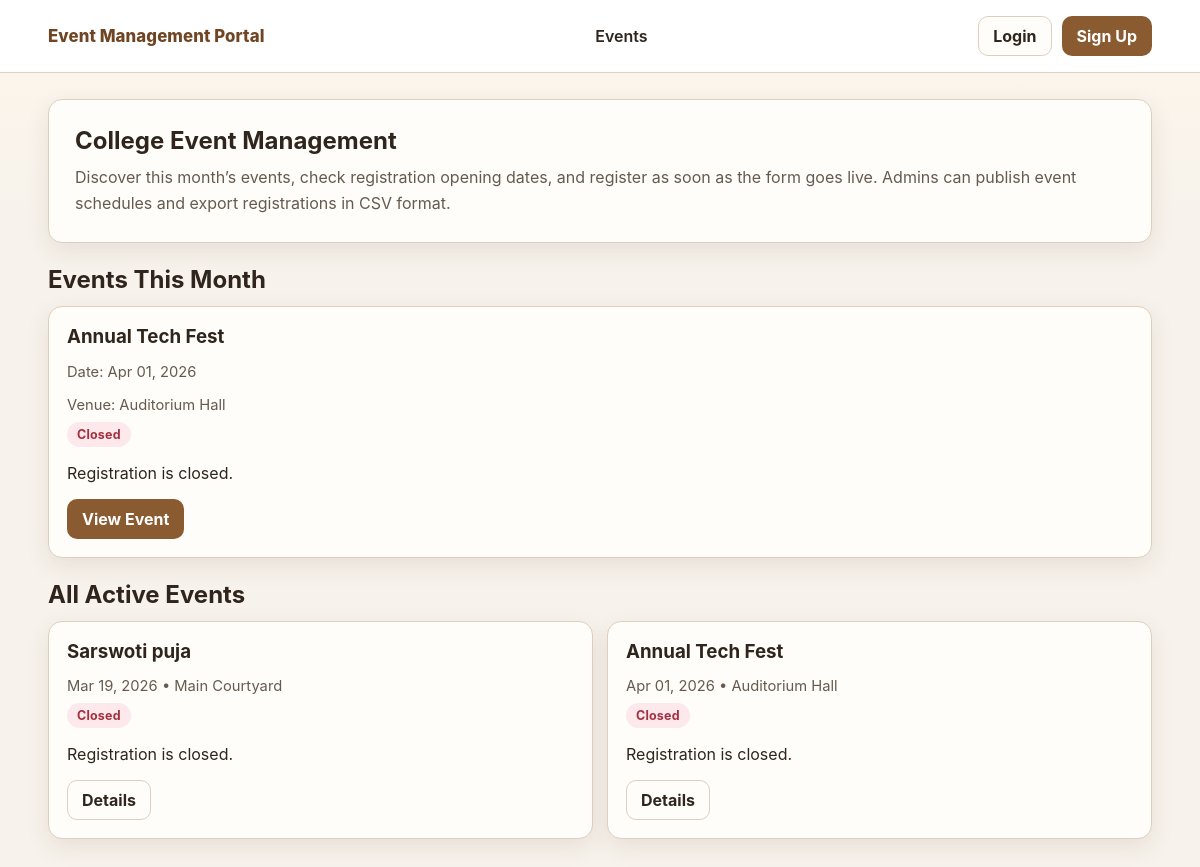
The page / on the database its author committed.
### tables this page shows
CREATE TABLE IF NOT EXISTS events (
    id INT UNSIGNED AUTO_INCREMENT PRIMARY KEY,
    title VARCHAR(180) NOT NULL,
    description TEXT NULL,
    venue VARCHAR(180) NOT NULL,
    event_date DATE NOT NULL,
    registration_open_at DATETIME NOT NULL,
    registration_close_at DATETIME NULL,
    is_active TINYINT(1) NOT NULL DEFAULT 1,
    created_by INT UNSIGNED NOT NULL,
    created_at TIMESTAMP NOT NULL DEFAULT CURRENT_TIMESTAMP,
    updated_at TIMESTAMP NOT NULL DEFAULT CURRENT_TIMESTAMP ON UPDATE CURRENT_TIMESTAMP,
    CONSTRAINT fk_events_created_by FOREIGN KEY (created_by) REFERENCES users(id) ON DELETE RESTRICT,
    INDEX idx_events_date (event_date),
    INDEX idx_events_open_at (registration_open_at)
);

### app/database.php (called while the page is built)
<?php
function db()
{
    static $pdo = null;
    if ($pdo instanceof PDO) {
        return $pdo;
    }
    $dsn = sprintf(
        'mysql:host=%s;port=%s;dbname=%s;charset=%s',
        config('db.host'),
        config('db.port'),
        config('db.name'),
        config('db.charset', 'utf8mb4')
    );
    try {
        $pdo = new PDO($dsn, config('db.user'), config('db.pass'), [
            PDO::ATTR_ERRMODE => PDO::ERRMODE_EXCEPTION,
            PDO::ATTR_DEFAULT_FETCH_MODE => PDO::FETCH_ASSOC,
            PDO::ATTR_EMULATE_PREPARES => false,
        ]);
    } catch (PDOException $exception) {
        http_response_code(500);
        echo '<h1>Database connection failed</h1>';
        echo '<p>Please verify your MySQL credentials in <code>app/config.php</code> or environment variables.</p>';
        exit;
    }
    $pdo->exec("SET time_zone = '+00:00'");
    return $pdo;
}

### app/events.php (called while the page is built, shortened)
<?php
function app_timezone()
{
    static $timezone = null;
    if (!$timezone) {
        $timezone = new DateTimeZone(config('app.timezone', 'Asia/Kathmandu'));
    }
    return $timezone;
}
function db_timezone()
{
    static $timezone = null;
    if (!$timezone) {
        $timezone = new DateTimeZone(config('app.db_timezone', 'UTC'));
    }
    return $timezone;
}
function parse_utc_datetime($value)
{
    $parsed = DateTimeImmutable::createFromFormat('Y-m-d H:i:s', (string) $value, db_timezone());
    if ($parsed instanceof DateTimeImmutable) {
        return $parsed;
    }
}
function format_event_date($eventDate, $format = 'M d, Y')
{
    $date = DateTimeImmutable::createFromFormat('Y-m-d', (string) $eventDate, app_timezone());
    return $date->format($format);
}
function registration_state($event)
{
    $openAt = parse_utc_datetime(isset($event['registration_open_at']) ? $event['registration_open_at'] : null);
    $closeAt = parse_utc_datetime(isset($event['registration_close_at']) ? $event['registration_close_at'] : null);
    $now = new DateTimeImmutable('now', db_timezone());
    if ($closeAt && $now > $closeAt) {
        return 'closed';
    }
    return 'open';
}
function registration_status_message($event)
{
    $state = registration_state($event);
    return 'Registration is closed.';
}
function events_has_is_active_column()
{
    static $hasColumn = null;
    try {
        $statement = db()->query("SELECT COUNT(*) FROM information_schema.COLUMNS
            WHERE TABLE_SCHEMA = DATABASE()
              AND TABLE_NAME = 'events'
              AND COLUMN_NAME = 'is_active'");
        $hasColumn = ((int) $statement->fetchColumn()) > 0;
    } catch (PDOException $exception) {
        $hasColumn = false;
    }
    return $hasColumn;
}
function fetch_active_events()
{
    $sql = 'SELECT e.*, u.name AS created_by_name
        FROM events e
        LEFT JOIN users u ON u.id = e.created_by';
    if (events_has_is_active_column()) {
        $sql .= ' WHERE e.is_active = 1';
    }
    $sql .= ' ORDER BY e.event_date ASC, e.registration_open_at ASC';
    $statement = db()->query($sql);
    return $statement->fetchAll();
}
function filter_current_month_events($events)
{
    $monthKey = (new DateTimeImmutable('now', app_timezone()))->format('Y-m');
    return array_values(array_filter($events, function ($event) use ($monthKey) {
        return isset($event['event_date']) && strpos((string) $event['event_date'], $monthKey) === 0;
    }));
}

### app/helpers.php (called while the page is built, shortened)
<?php
function config($key, $default = null)
{
    $segments = explode('.', (string) $key);
    $value = isset($GLOBALS['config']) ? $GLOBALS['config'] : [];
    foreach ($segments as $segment) {
        $value = $value[$segment];
    }
    return $value;
}
function base_url($path = '')
{
    static $basePath = null;
    if ($basePath === null) {
        $configured = getenv('APP_BASE_URL');
        if (is_string($configured) && trim($configured) !== '') {
            $basePath = '/' . trim($configured, '/');
            if ($basePath === '/') {
                $basePath = '';
            }
        } else {
            $documentRoot = isset($_SERVER['DOCUMENT_ROOT']) ? realpath($_SERVER['DOCUMENT_ROOT']) : false;
            $projectRoot = defined('PROJECT_ROOT') ? realpath(PROJECT_ROOT) : false;
            if ($documentRoot && $projectRoot && strpos($projectRoot, $documentRoot) === 0) {
                $relative = substr($projectRoot, strlen($documentRoot));
                $relative = str_replace('\\', '/', $relative);
                $basePath = rtrim($relative, '/');
            } else {
                $basePath = '';
            }
        }
    }
    $trimmedPath = ltrim((string) $path, '/');
    return ($basePath === '' ? '' : $basePath) . '/' . $trimmedPath;
}
function e($value)
{
    return htmlspecialchars((string) $value, ENT_QUOTES, 'UTF-8');
}

### index.php (the view, shortened to what this page needs)
<?php
$events = fetch_active_events();
$thisMonthEvents = filter_current_month_events($events);
require __DIR__ . '/templates/header.php';
?>
<section class="hero">
    <h1>College Event Management</h1>
    <p>
        Discover this month’s events, check registration opening dates, and register as soon as the form goes live.
        Admins can publish event schedules and export registrations in CSV format.
    </p>
</section>
<section>
    <h2 class="section-title">Events This Month</h2>
    <?php if (empty($thisMonthEvents)): ?>
        <div class="empty-state">No events are scheduled for this month yet. Please check back soon.</div>
    <?php else: ?>
        <div class="grid">
            <?php foreach ($thisMonthEvents as $event): ?>
                <?php $state = registration_state($event); ?>
                <article class="card">
                    <h3><?php echo e($event['title']); ?></h3>
                    <p class="meta">Date: <?php echo e(format_event_date($event['event_date'])); ?></p>
                    <p class="meta">Venue: <?php echo e($event['venue']); ?></p>
                    <span class="badge badge-<?php echo e($state); ?>"><?php echo e(ucfirst($state)); ?></span>
                    <p><?php echo e(registration_status_message($event)); ?></p>
                    <a class="btn btn-primary" href="<?php echo e(base_url('event.php?id=' . (int) $event['id'])); ?>">View Event</a>
                </article>
            <?php endforeach; ?>
        </div>
    <?php endif; ?>
</section>
<section>
    <h2 class="section-title">All Active Events</h2>
    <?php if (empty($events)): ?>
        <div class="empty-state">No active events are available right now.</div>
    <?php else: ?>
        <div class="grid">
            <?php foreach ($events as $event): ?>
                <?php $state = registration_state($event); ?>
                <article class="card">
                    <h3><?php echo e($event['title']); ?></h3>
                    <p class="meta"><?php echo e(format_event_date($event['event_date'])); ?> • <?php echo e($event['venue']); ?></p>
                    <span class="badge badge-<?php echo e($state); ?>"><?php echo e(ucfirst($state)); ?></span>
                    <p><?php echo e(registration_status_message($event)); ?></p>
                    <a class="btn btn-outline" href="<?php echo e(base_url('event.php?id=' . (int) $event['id'])); ?>">Details</a>
                </article>
            <?php endforeach; ?>
        </div>
    <?php endif; ?>
</section>
<?php require __DIR__ . '/templates/footer.php'; ?>

### public/css/styles.css (style rules this page uses)
:root { --bg: #f7f2eb; --surface: #fffdf9; --surface-muted: #f6efe6; --border: #decfbe; --text: #2f251d; --muted: #665a4f; --primary: #8a5a30; --primary-dark: #6f4523; --success: #1f6f42; --warning: #915514; --danger: #a2303f; --info: #6b4f95; --radius: 14px; --shadow: 0 8px 24px rgba(70, 42, 18, 0.09); }
* { box-sizing: border-box; }
body { margin: 0; font-family: "Inter", "Segoe UI", Roboto, Helvetica, Arial, sans-serif; color: var(--text); background: linear-gradient(180deg, #fdf6ec 0%, var(--bg) 220px); }
a { color: var(--primary); text-decoration: none; }
.hero { background: var(--surface); border: 1px solid var(--border); border-radius: var(--radius); box-shadow: var(--shadow); padding: 26px; margin-bottom: 20px; }
.hero h1 { margin-top: 0; margin-bottom: 10px; }
.hero p { margin: 0; color: var(--muted); line-height: 1.6; }
.section-title { margin: 22px 0 12px; }
.grid { display: grid; grid-template-columns: repeat(auto-fit, minmax(260px, 1fr)); gap: 14px; }
.card { background: var(--surface); border: 1px solid var(--border); border-radius: var(--radius); box-shadow: var(--shadow); padding: 18px; }
.card h3, .card h2 { margin-top: 0; margin-bottom: 10px; }
.meta { color: var(--muted); font-size: 0.92rem; margin-bottom: 8px; }
.badge { display: inline-block; padding: 5px 10px; border-radius: 999px; font-size: 0.78rem; font-weight: 700; letter-spacing: 0.2px; }
.badge-closed { background: #fde8ec; color: var(--danger); }
.btn { display: inline-flex; align-items: center; justify-content: center; border-radius: 10px; border: 1px solid transparent; font-weight: 700; padding: 9px 14px; transition: 0.2s ease; cursor: pointer; text-decoration: none; }
.btn-primary { background: var(--primary); color: #fff; }
.btn-outline { border-color: var(--border); color: var(--text); background: var(--surface); }

### rows shown on the page
events: title "Annual Tech Fest", event_date "Apr 01, 2026", venue "Auditorium Hall", registration_close_at "Closed", event "Registration is closed."
events: title "Sarswoti puja", event_date "Mar 19, 2026", venue "Main Courtyard", registration_close_at "Closed", event "Registration is closed."

### other values the page prints
config('app.name', 'Event Management Portal') "Event Management Portal"
